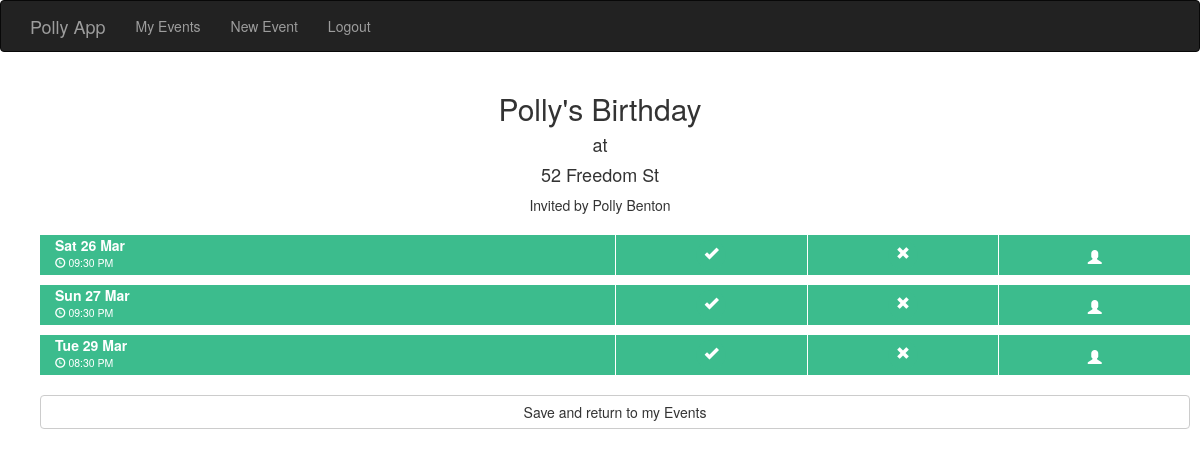
Before: /event_details/1 (signed in) with the older database file.
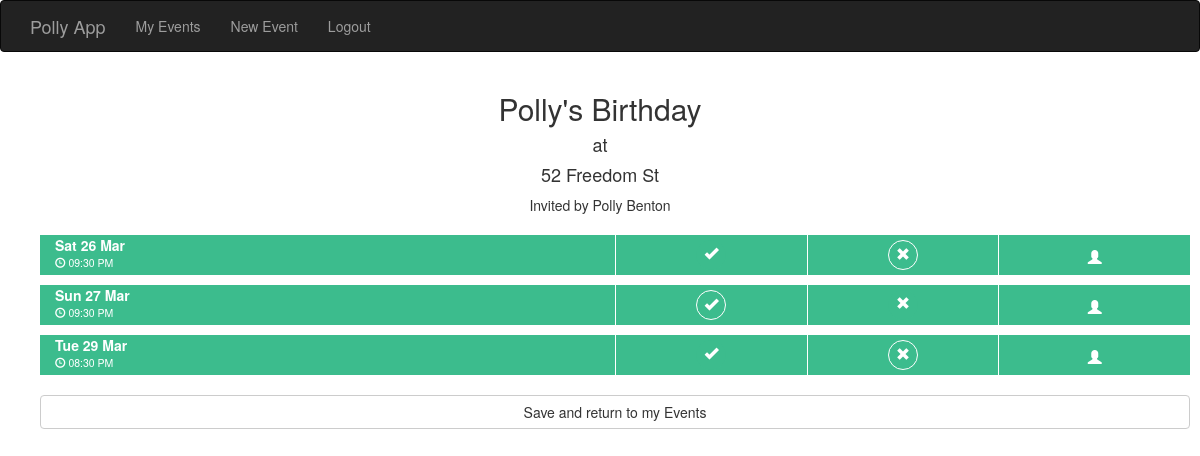
After: the same page with the newer database file.
### app/models.py (models this page shows, shortened)
class Event(db.Model):
	__tablename__ = "events"
	id = db.Column(db.Integer, primary_key=True)
	name = db.Column(db.String(120), unique=False)
	location = db.Column(db.String(120), unique=False)
	admin_id = db.Column(db.Integer, db.ForeignKey("users.id"))
	deleted = db.Column(db.Boolean, unique=False, default = False)
	invites_sent = db.Column(db.Boolean, unique=False, default = False)
	confirmed = db.Column(db.Boolean, unique=False, default = False)
	eventdates = db.relationship('EventDate', backref=db.backref('event', lazy='select'))  #RELATIONSHIP DECLARATION

class User(UserMixin, db.Model):
	__tablename__ = "users"
	id = db.Column(db.Integer, primary_key=True)
	firstname = db.Column(db.String(64), unique=False)
	surname = db.Column(db.String(64), unique=False)
	email = db.Column(db.String(120), index=True, unique=True)
	phone = db.Column(db.String(120), index=True, unique=True)
	group = db.Column(db.String(64), index=True, unique=False)
	password_hash = db.Column(db.String(128))
	events = db.relationship("Event",backref="user",lazy="select") #RELATIONSHIP DECLARATION
	eventsinvites = db.relationship("EventInvite",backref="user",lazy="select") #RELATIONSHIP DECLARATION
	@property
	def password(self):
		raise AttributeError("password is not a readable attribute")

class EventDate(db.Model):
	__tablename__ = "eventdates"
	id = db.Column(db.Integer, primary_key=True)
	event_id = db.Column(db.Integer, db.ForeignKey("events.id"))
	date = db.Column(db.DateTime, unique=False)
	confirmed = db.Column(db.Boolean, unique=False, default = False)
	eventinvites = db.relationship('EventInvite', backref=db.backref('eventdate', lazy='select'))  #RELATIONSHIP DECLARATION

class EventInvite(db.Model):
	__tablename__ = "eventinvites"
	id = db.Column(db.Integer, primary_key=True)
	eventdate_id = db.Column(db.Integer, db.ForeignKey("eventdates.id"))
	invited_id = db.Column(db.Integer, db.ForeignKey("users.id"))
	status =  db.Column(db.Integer, unique=False) #1 is attending, 0 is not replied, -1 is not attending

### app/views.py (the view)
@app.route('/event_details/<int:event_id>', methods=['GET', 'POST'])
@login_required
def event_details(event_id):
	event = Event.query.filter_by(id = event_id).first()
	eventdates = EventDate.query.filter_by(event_id = event_id).all()
	eventdates.sort(key = lambda r: r.date)
	invitees = EventInvite.query.join(EventDate).filter_by(event_id = event_id).all()
	attendance_dict = {}
	for eventdate in eventdates:
		attendance_dict[eventdate.id] = {"attending":0,"cant_make_it":0,"not_replied":0}
		for invitee in invitees:
			if invitee.eventdate.id == eventdate.id:
				if invitee.status == 1:
					attendance_dict[eventdate.id]["attending"] = attendance_dict[eventdate.id]["attending"] + 1
				elif invitee.status == -1:
					attendance_dict[eventdate.id]["cant_make_it"] = attendance_dict[eventdate.id]["cant_make_it"] + 1
				elif invitee.status == 0:
					attendance_dict[eventdate.id]["not_replied"] = attendance_dict[eventdate.id]["not_replied"] + 1
	admin = User.query.filter_by(id = event.admin_id).first()
	if event.confirmed:
		return render_template("event_details_confirmed.html", title="Event_details", event = event , eventdates = eventdates, invitees = invitees, admin = admin, attendance_dict=attendance_dict)
	elif event.confirmed == False:
		if event.admin_id == current_user.id:
			return render_template("event_details_admin.html", title="Event_details", event = event , eventdates = eventdates, invitees = invitees, admin = admin, attendance_dict=attendance_dict)
		elif current_user.id in [invitee.invited_id for invitee in invitees]:
			return render_template("event_details_invited.html", title="Event_details", event = event , eventdates = eventdates, invitees = invitees, admin = admin)
		else:
			return "You are not admin or invited to " + event.name

### app/models.py (called while the page is built)
@login_manager.user_loader
def load_user(user_id):
	return User.query.get(int(user_id))

### app/templates/event_details_invited.html (shortened to what this page needs)
{% extends "base_test.html" %}
{%block head%}
<link rel="stylesheet" href="{{url_for("static", filename = "event_details_invited.css")}}" />
{%endblock%}
{% block content %}
<div class = "container">
	<div class = "row">
		<div class = "col-sm-12">
			<h2 style = "text-align: center"> {{ event.name }} </h2>
			<h4 style = "text-align: center"> at </h4>
			<h4 style = "text-align: center"> {{event.location}} </h4>
			<p style = "text-align: center"> Invited by {{ admin.firstname}} {{ admin.surname}} </p>
		</div>
	</div>
{%for eventdate in eventdates%}
	<div class = "container container-eventdate">
		<div class = "row">
			<div class = "col-xs-6 eventdate-box">
				<div class = "col-xs-4">
					<div class = "col-xs-12 eventdate-date">
						{{eventdate.date.strftime("%a %d %b")}}
					</div>
					<div class = "col-xs-12 eventdate-time">
						<span class="glyphicon glyphicon-time"></span> <span>{{eventdate.date.strftime("%I:%M %p")}}</span>
					</div>
				</div>
			</div>
			<div class = "col-xs-6 attend-cant-make-it-box">
				<div class = "col-xs-4 col-attend-cant-make-it">
					{%for invitee in invitees%}
						{%if invitee.eventdate.id == eventdate.id and invitee.invited_id == current_user.id%}
							{%if invitee.status == 1%}
							<a type = "button" id = "{{invitee.id}}" class = "btn btn-attend btn-selected">
							{%else%}
							<a type = "button" id = "{{invitee.id}}" class = "btn btn-attend">
							{%endif%}
						{%endif%}
					{%endfor%}
						<span class="glyphicon glyphicon-center glyphicon-ok"></span>
					</a>
				</div>
				<div class = "col-xs-4 col-attend-cant-make-it">
					{%for invitee in invitees%}
						{%if invitee.eventdate.id == eventdate.id and invitee.invited_id == current_user.id%}
							{%if invitee.status == -1%}
							<a type = "button" id = "{{invitee.id}}" class = "btn btn-cant-make-it btn-selected">
							{%else%}
							<a type = "button" id = "{{invitee.id}}" class = "btn btn-cant-make-it">
							{%endif%}
						{%endif%}
					{%endfor%}
						<span class="glyphicon glyphicon-center glyphicon-remove"></span>
					</a>
				</div>
				<div class = "col-xs-4 col-attend-cant-make-it">
					<button type="button" class="btn btn-who-can-come dropdown-toggle" data-toggle="dropdown" >
						<span class="glyphicon glyphicon-user"></span>
					</button>
				</div>
			</div>
		</div>
	</div>
	{%endfor%}
	<div class = "container container-eventdate">
		<div class = "row eventdate-row">
			<div class = "col-xs-12">
				<a type = "button" class = "btn btn-default btn-block" href="{{url_for("index")}}">
					Save and return to my Events
				</a>
			</div>
		</div>
	</div>
</div>
{% endblock %}

### app/templates/base_test.html (shortened to what this page needs)
<!DOCTYPE html>
<html lang="en">
  <head>
	<link rel="stylesheet" href="{{url_for("static", filename = "bower_components/bootstrap/dist/css/bootstrap.min.css")}}" />
	<link rel="stylesheet" href="{{url_for("static", filename = "bower_components/eonasdan-bootstrap-datetimepicker/build/css/bootstrap-datetimepicker.min.css")}}" />
   {%block head%}
   {%endblock%}
  </head>
</html>
<div class = "navbar navbar-inverse" role = "navigation">
	<div class = "container">
		<div class = "navbar-header">
		<a class = "navbar-brand" href = "{{url_for("index")}}"> Polly App </a>
		</div>
		<div class = "navbar-collapse collapse">
			<ul class = "nav navbar-nav">
				<li><a href = "{{url_for("index")}}"> My Events </a></li>
				<li><a href = "{{url_for("new_event")}}"> New Event </a></li>
				<li><a href = "{{url_for("logout")}}"> Logout </a></li>
			</ul>
		</div>
	</div>
</div>
<body>
{% block content %}
{% endblock %}
</body>

### app/static/event_details_invited.css (style rules this page uses)
.container-eventdate { padding-left:10px; padding-right:10px; padding-top:10px; }
.eventdate-box { padding-right:0px; background-color: #3CBC8D; height:40px; color:white; background-clip: content-box; }
.eventdate-date { font-size: 1em; font-weight: bold; padding: 0px }
.eventdate-time { font-size: 0.75em; padding:0px; }
.btn-attend { background-color: #3CBC8D; height:30px; margin-top:5px; margin-bottom:5px; width:30px; border-radius:15px; padding:0px; color:white; background-clip: content-box; text-align:center; font-weight:bold; border-color:white; border-style:none; }
.btn-cant-make-it { background-color: #3CBC8D; height:30px; margin-top:5px; margin-bottom:5px; width:30px; border-radius:15px; padding:0px; color:white; background-clip: content-box; text-align:center; font-weight:bold; border-color:white; border-style:none; }
.btn-selected { border-style:solid; }
.glyphicon-center { text-align: center; vertical-align: middle; }
.btn-who-can-come { background-color: #3CBC8D; height:40px; color:white; background-clip: content-box; text-align:center; font-weight:bold; padding-top:10px; }
.attend-cant-make-it-box { background-color: #3CBC8D; height:40px; color:white; background-clip: content-box; padding-left:0px; text-align:center; font-weight:bold; text-align:center; }
.col-attend-cant-make-it { border-left-color:white; border-left-style:solid; border-left-width: 1px; border-radius:0; text-align:center; }
.eventdate-row { padding-top:10px }

Changed rows visible on the page:
changed EventInvite (number 1 of 3 on the later page): status 0 → -1 (drawn)
changed EventInvite (number 2 of 3 on the later page): status 0 → 1 (drawn)
changed EventInvite (number 3 of 3 on the later page): status 0 → -1 (drawn)
